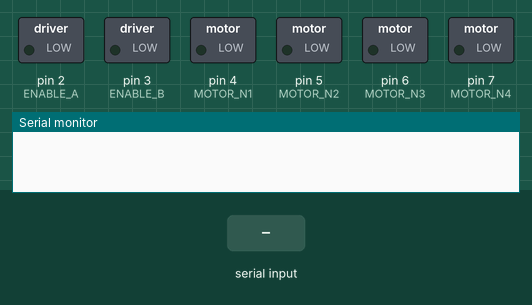
This sketch was run on a simulated Arduino Uno, built with avr-gcc and run on an emulated ATmega328P. On the bench: switched loads named in the sketch (green lamp = pin HIGH), the last lines printed to the serial monitor. Inputs (shaded band) come from the test bench.

Above: at 3.2 s.
3.3 s: "1" received over the second serial link
At 4.2 s:
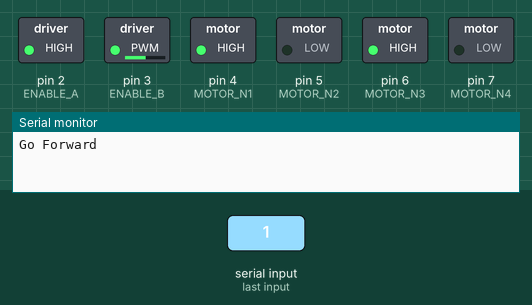
6.3 s: "3" received over the second serial link
At 7.6 s:
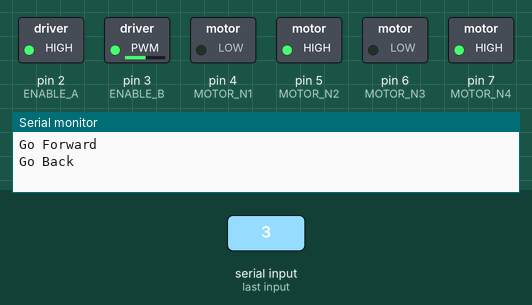
9.3 s: "4" received over the second serial link
At 9.9 s:
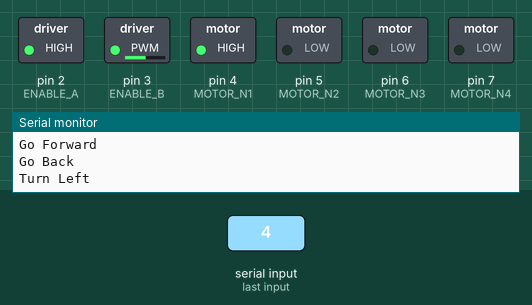
12.3 s: "2" received over the second serial link
At 13.4 s:
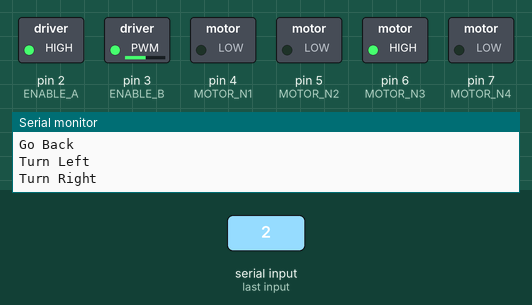
Timing chart, 0 to 15.8 s (numbered marks = the images above; inputs shaded):
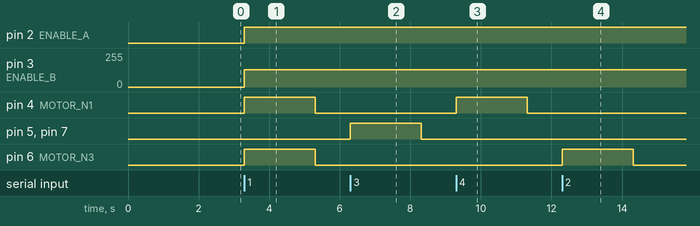

Measured:
- after the input at 3.3 s, pin 2 (ENABLE_A): LOW → HIGH at once; pin 3 (ENABLE_B): 0/255 → 130/255 at once; pin 4 (MOTOR_N1), pin 6 (MOTOR_N3): LOW → HIGH at once, → LOW 2.0 s later
- after the input at 6.3 s, pin 5 (MOTOR_N2), pin 7 (MOTOR_N4): LOW → HIGH at once, → LOW 2.0 s later
- after the input at 9.3 s, pin 4 (MOTOR_N1): LOW → HIGH at once, → LOW 2.0 s later
- after the input at 12.3 s, pin 6 (MOTOR_N3): LOW → HIGH at once, → LOW 2.0 s later

The sketch:

car.ino
```cpp
#include<Wire.h>
#include<SoftwareSerial.h>

#define MOTOR_N1 4
#define MOTOR_N2 5
#define MOTOR_N3 6
#define MOTOR_N4 7
#define ENABLE_A 2
#define ENABLE_B 3
#define LED_A 8
#define LED_B  9
#define TIMER 2000

int speed = 130;
int control_spd = 1;
char val = 0;
SoftwareSerial BTSerial(10, 11);

void setup() {
  Serial.begin(9600);
  pinMode(MOTOR_N1,OUTPUT);
  pinMode(MOTOR_N2,OUTPUT);
  pinMode(MOTOR_N3,OUTPUT);
  pinMode(MOTOR_N4,OUTPUT);
  pinMode(ENABLE_A, OUTPUT);
  pinMode(ENABLE_B, OUTPUT);
  BTSerial.begin(9600);
  delay(TIMER);

}

void loop() {
  if(BTSerial.available()){
    char c = BTSerial.read();
    if (0x30 <=c && c < 0x37) {
      val = c;
      switch (val) {
        case '1':
          Forward();
          Serial.println("Go Forward");
          BTSerial.println("Go Forward");
          delay(TIMER);
          Stop();
          break;
        case '3':
          Back();
          Serial.println("Go Back");
          BTSerial.println("Go Back");
          delay(TIMER);
          Stop();
          break;
        case '4':
          Left();
          Serial.println("Turn Left");
          BTSerial.println("Turn Left");
          delay(TIMER);
          Stop();
          break;
        case '2':
          Right();
          Serial.println("Turn Right");
          BTSerial.println("Turn Right");
          delay(TIMER);
          Stop();
          break;
        case '5':
          Change_Speed_And_Print();
          break;
      }
    }c = 0;
  }

}

void Forward()  //go forward
{
  analogWrite(ENABLE_A, speed+100);
  analogWrite(ENABLE_B, speed);
  digitalWrite(MOTOR_N1, HIGH);
  digitalWrite(MOTOR_N2, LOW);
  digitalWrite(MOTOR_N3, HIGH);
  digitalWrite(MOTOR_N4, LOW);

}

void Back()     //go back
{
  analogWrite(ENABLE_A, speed);
  analogWrite(ENABLE_B, speed);
  digitalWrite(MOTOR_N1, LOW);
  digitalWrite(MOTOR_N2, HIGH);
  digitalWrite(MOTOR_N3, LOW);
  digitalWrite(MOTOR_N4, HIGH);
  digitalWrite(LED_B, HIGH);
  digitalWrite(LED_A, HIGH);
}

void Stop()     //stop
{
  analogWrite(ENABLE_A, speed);
  analogWrite(ENABLE_B, speed);
  digitalWrite(MOTOR_N1, LOW);
  digitalWrite(MOTOR_N2, LOW);
  digitalWrite(MOTOR_N3, LOW);
  digitalWrite(MOTOR_N4, LOW);
  digitalWrite(LED_A, LOW);
  digitalWrite(LED_B, LOW);
}

void Left()     //turn left
{
  analogWrite(ENABLE_A, speed);
  analogWrite(ENABLE_B, speed);
  digitalWrite(MOTOR_N1, HIGH);
  digitalWrite(MOTOR_N2, LOW);
  digitalWrite(MOTOR_N3, LOW);
  digitalWrite(MOTOR_N4, LOW);
  digitalWrite(LED_B, HIGH);
}

void Right()    //turn right
{
  analogWrite(ENABLE_A, speed);
  analogWrite(ENABLE_B, speed);
  digitalWrite(MOTOR_N1, LOW);
  digitalWrite(MOTOR_N2, LOW);
  digitalWrite(MOTOR_N3, HIGH);
  digitalWrite(MOTOR_N4, LOW);
  digitalWrite(LED_A, HIGH);
}

void Change_Speed_And_Print() //change speed
{
  //control_spd:odd num   low speed
  //control_spd:even num  high speed
  control_spd++;
  if(control_spd%2 == 1){
    speed = 130;
    Serial.println("Low speed mode");
    BTSerial.write("Low speed mode");
  }
  else{
    speed = 200;
    Serial.println("High speed mode");
    BTSerial.write("High speed mode");
  }
}
```
